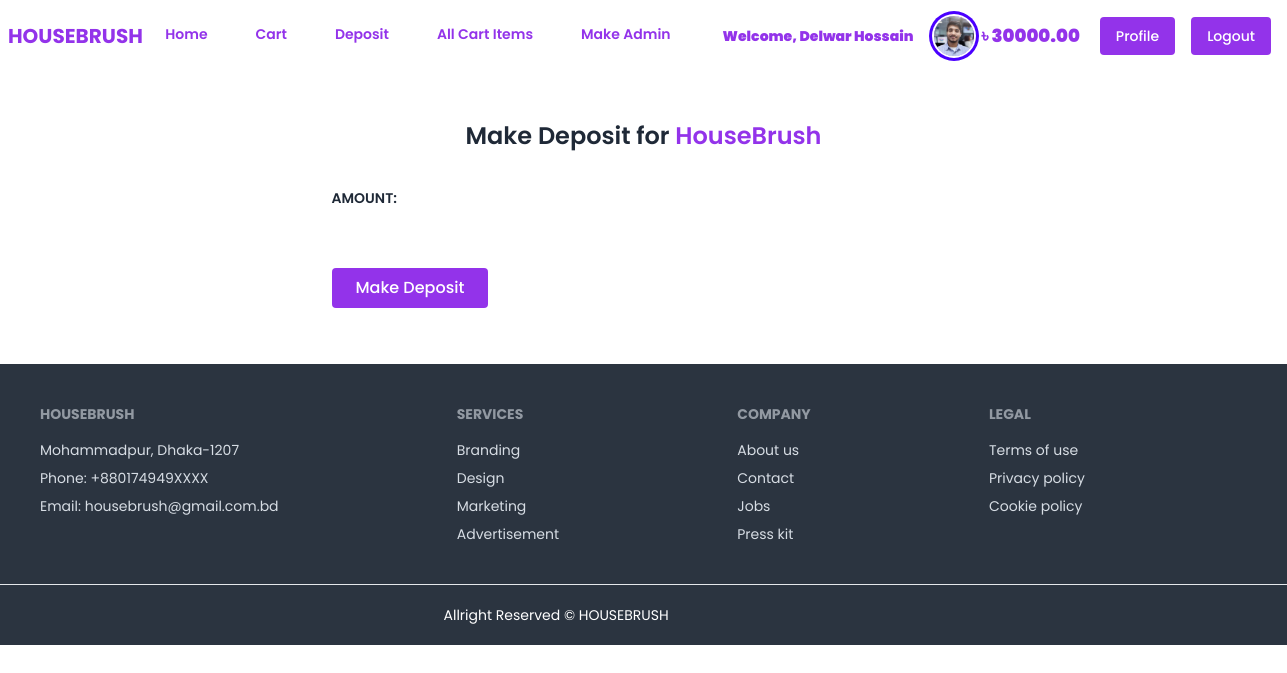
/accounts/deposit/ (signed in), run on the app's committed database.
### account/models.py (models this page shows, shortened)
class UserAccount(AbstractUser):
    address = models.TextField()
    balance = models.DecimalField( max_digits=12, decimal_places=2, default=0, null=True, blank=True)
    image = models.ImageField(upload_to='account/images/')

### account/views.py (the view)
# urls.py: path('deposit/', deposit, name='deposit'),
@login_required
def deposit(request):
    if(request.method == 'POST'):
        form = DepositForm(request.POST)
        if form.is_valid():
            amount = form.cleaned_data['amount']
            user = UserAccount.objects.get(email=request.user.email)
            print(user)
            if(user):
                user.balance += amount
                user.save()
                messages.success(request, f'You have deposited {amount}tk successfully done.')
                send_email(user, 'deposit', 'You have been Deposited in your Housebrush account', 'service/email.html')
                return redirect('home')
    else:
        form = DepositForm()
    return render(request, 'account/deposit.html', {'form': form})

### account/forms.py
class DepositForm(forms.Form):
    amount = forms.DecimalField(max_digits=12)

### account/templates/account/deposit.html (shortened to what this page needs)
{% extends "base.html" %}
{% load static %}
{% load crispy_forms_tags %}
{% block content %}
<div class="flex justify-center items-center gap-4 p-4">
    <div class="w-1/2">
        <h2 class="text-center text-2xl font-semibold my-8"> Make Deposit for <a class="text-purple-600 font-semibold text-uppercase" href="{% url "home" %}">HouseBrush</a></h2>
        <form method="post" enctype="multipart/form-data" novalidate>
            {% for field in form %}
                <p class="text-sm font-semibold uppercase py-1">{{field.label_tag}}</p>
                <p class="w-full focus:border-1 focus:outline">{{field}}</p>
                <p class="text-red-500 my-2 py-2">{{field.errors|striptags}}</p>
            {% endfor %}
            <input class="inline-block font-medium text-base px-6 py-3 leading-none bg-purple-600 rounded text-white border-white hover:border-transparent hover:text-dark hover:bg-red-600 cursor-pointer" type="submit" value="Make Deposit">
        </form>
    </div>
</div>
{% endblock content %}

### core/templates/navbar.html (shortened to what this page needs)
<div class="navbar bg-base-100">
  <div class="navbar-start">
    <a href="{% url "home" %}" class="text-purple-600 text-xl uppercase font-bold">HouseBrush</a>
  </div>
  <div class="navbar-center hidden lg:flex">
    <ul class="menu menu-horizontal px-1">
      <li>
          <a href="{% url "home" %}" class="block font-semibold mt-4 lg:inline-block lg:mt-0 text-purple-600 hover:text-red-600 hover:font-black mr-4">Home</a>
        </li>
        <li>
          <a href="{% url "cart" %}" class="block font-semibold mt-4 lg:inline-block lg:mt-0 text-purple-600 hover:text-red-600 hover:font-black mr-4">
            Cart
          </a>
        </li>
        <li>
          <a href="{% url 'account:deposit' %}" class="block font-semibold mt-4 lg:inline-block lg:mt-0 text-purple-600 hover:text-red-600 hover:font-black mr-4">Deposit</a>
        </li>
        {% if request.user.is_staff == True %}
        <li>
          <a href="{% url "cart_items" %}" class="block font-semibold mt-4 lg:inline-block lg:mt-0 text-purple-600 hover:text-red-600 hover:font-black mr-4">All Cart Items</a>
        </li>
        <li>
          <a href="{% url 'account:make_admin' %}" class="block font-semibold mt-4 lg:inline-block lg:mt-0 text-purple-600 hover:text-red-600 hover:font-black mr-4">Make Admin</a>
        </li>
        {% endif %}
        {% if request.user.is_authenticated %}
          <div class="flex justify-content-between items-center">
            <div class="text-purple-600 my-auto  font-black px-5">
              Welcome, {{ request.user.first_name }} {{ request.user.last_name }}
            </div>
          <div class="avatar">
              <div class="w-10 rounded-full ring ring-primary ring-offset-base-100 ring-offset-2">
                {% if request.user.image and request.user.image.url %}
                    <img src="{{ request.user.image.url }}" />
                    {% endif %}
              </div>
            </div>
            <h2 class="text-lg text-purple-600 my-auto  font-black px-2">৳ {{request.user.balance}}</h2>
        </div>
        {% endif %}
    </ul>
  </div>
  <div class="navbar-end">
    {% if request.user.is_authenticated %}
    <a href="{% url "account:profile" request.user.id %}" class="mx-2 inline-block font-medium text-sm px-4 py-3 leading-none bg-purple-600 rounded text-white border-white hover:border-transparent hover:text-dark hover:bg-red-600 mt-4 lg:mt-0">Profile</a>
    <a href="{% url "account:logout" %}" class="mx-2 inline-block font-medium text-sm px-4 py-3 leading-none bg-purple-600 rounded text-white border-white hover:border-transparent hover:text-dark hover:bg-red-600 mt-4 lg:mt-0">Logout</a>
    {% endif %}
  </div>
</div>

### data on the page
UserAccount: user.first_name "Delwar", user.last_name "Hossain", user.image (picture), user.balance "30000.00"

### other printed values
{{ field.label_tag }} "AMOUNT:"
